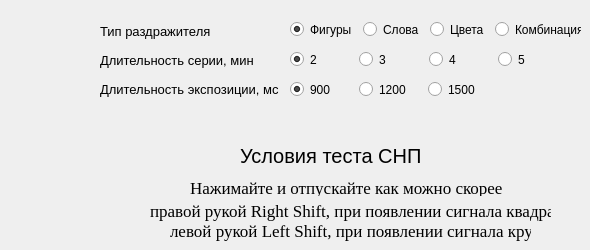
      <widget class="QWidget" name="page_6">
       <widget class="QWidget" name="layoutWidget_10">
        <property name="geometry">
         <rect>
          <x>290</x>
          <y>80</y>
          <width>201</width>
          <height>19</height>
         </rect>
        </property>
        <layout class="QHBoxLayout" name="horizontalLayout_16">
         <item>
          <widget class="QRadioButton" name="radioButton_43">
           <property name="text">
            <string>900</string>
           </property>
           <property name="checked">
            <bool>true</bool>
           </property>
          </widget>
         </item>
         <item>
          <widget class="QRadioButton" name="radioButton_44">
           <property name="text">
            <string>1200</string>
           </property>
          </widget>
         </item>
         <item>
          <widget class="QRadioButton" name="radioButton_45">
           <property name="text">
            <string>1500</string>
           </property>
          </widget>
         </item>
        </layout>
       </widget>
       <widget class="QLabel" name="label_37">
        <property name="geometry">
         <rect>
          <x>240</x>
          <y>140</y>
          <width>221</width>
          <height>31</height>
         </rect>
        </property>
        <property name="font">
         <font>
          <pointsize>15</pointsize>
         </font>
        </property>
        <property name="text">
         <string>Условия теста СНП</string>
        </property>
       </widget>
       <widget class="QWidget" name="layoutWidget_11">
        <property name="geometry">
         <rect>
          <x>100</x>
          <y>20</y>
          <width>181</width>
          <height>81</height>
         </rect>
        </property>
        <layout class="QVBoxLayout" name="verticalLayout_8">
         <item>
          <widget class="QLabel" name="label_38">
           <property name="font">
            <font>
             <pointsize>10</pointsize>
            </font>
           </property>
           <property name="text">
            <string>Тип раздражителя</string>
           </property>
          </widget>
         </item>
         <item>
          <widget class="QLabel" name="label_39">
           <property name="font">
            <font>
             <pointsize>10</pointsize>
            </font>
           </property>
           <property name="text">
            <string>Длительность серии, мин</string>
           </property>
          </widget>
         </item>
         <item>
          <widget class="QLabel" name="label_40">
           <property name="font">
            <font>
             <pointsize>10</pointsize>
            </font>
           </property>
           <property name="text">
            <string>Длительность экспозиции, мс</string>
           </property>
          </widget>
         </item>
        </layout>
       </widget>
       <widget class="QLabel" name="label_41">
        <property name="geometry">
         <rect>
          <x>150</x>
          <y>200</y>
          <width>401</width>
          <height>21</height>
         </rect>
        </property>
        <property name="font">
         <font>
          <family>Times New Roman</family>
          <pointsize>13</pointsize>
         </font>
        </property>
        <property name="text">
         <string>правой рукой Right Shift, при появлении сигнала квадрат,</string>
        </property>
       </widget>
       <widget class="QWidget" name="layoutWidget_12">
        <property name="geometry">
         <rect>
          <x>290</x>
          <y>50</y>
          <width>271</width>
          <height>19</height>
         </rect>
        </property>
        <layout class="QHBoxLayout" name="horizontalLayout_17">
         <item>
          <widget class="QRadioButton" name="radioButton_46">
           <property name="text">
            <string>2</string>
           </property>
           <property name="checked">
            <bool>true</bool>
           </property>
          </widget>
         </item>
         <item>
          <widget class="QRadioButton" name="radioButton_47">
           <property name="text">
            <string>3</string>
           </property>
          </widget>
         </item>
         <item>
          <widget class="QRadioButton" name="radioButton_48">
           <property name="text">
            <string>4</string>
           </property>
          </widget>
         </item>
         <item>
          <widget class="QRadioButton" name="radioButton_53">
           <property name="text">
            <string>5</string>
           </property>
          </widget>
         </item>
        </layout>
       </widget>
       <widget class="QLabel" name="label_42">
        <property name="geometry">
         <rect>
          <x>190</x>
          <y>180</y>
          <width>331</width>
          <height>16</height>
         </rect>
        </property>
        <property name="font">
         <font>
          <family>Times New Roman</family>
          <pointsize>13</pointsize>
         </font>
        </property>
        <property name="text">
         <string>Нажимайте и отпускайте как можно скорее</string>
        </property>
       </widget>
       <widget class="QWidget" name="layoutWidget_13">
        <property name="geometry">
         <rect>
          <x>290</x>
          <y>20</y>
          <width>291</width>
          <height>19</height>
         </rect>
        </property>
        <layout class="QHBoxLayout" name="horizontalLayout_18">
         <item>
          <widget class="QRadioButton" name="radioButton_49">
           <property name="text">
            <string>Фигуры</string>
           </property>
           <property name="checked">
            <bool>true</bool>
           </property>
          </widget>
         </item>
         <item>
          <widget class="QRadioButton" name="radioButton_50">
           <property name="text">
            <string>Слова</string>
           </property>
          </widget>
         </item>
         <item>
          <widget class="QRadioButton" name="radioButton_51">
           <property name="text">
            <string>Цвета</string>
           </property>
          </widget>
         </item>
         <item>
          <widget class="QRadioButton" name="radioButton_52">
           <property name="text">
            <string>Комбинация</string>
           </property>
          </widget>
         </item>
        </layout>
       </widget>
       <widget class="QLabel" name="label_43">
        <property name="geometry">
         <rect>
          <x>170</x>
          <y>220</y>
          <width>361</width>
          <height>21</height>
         </rect>
        </property>
        <property name="font">
         <font>
          <family>Times New Roman</family>
          <pointsize>13</pointsize>
         </font>
        </property>
        <property name="text">
         <string>левой рукой Left Shift, при появлении сигнала круг</string>
        </property>
       </widget>
      </widget>
